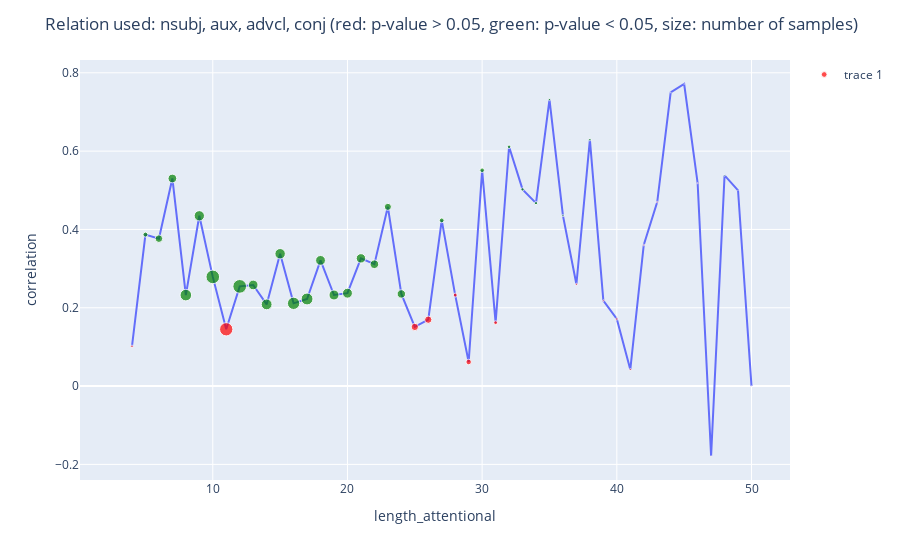

Notebook code cell kept with this figure:
### Code cell
import plotly.graph_objects as go
df = pd.DataFrame(l_spearmanr, columns=["deprel", "length_attentional", "correlation", "pvalue", "size"])
df["significant_pvalue"] = df["pvalue"]<0.05
fig = px.line(df, x="length_attentional", y="correlation", markers=False
        ,hover_data=["pvalue", "size"])
fig.add_trace(go.Scatter(x=df["length_attentional"], y=df["correlation"], mode='markers', marker=dict(color=df["significant_pvalue"].map({True:"Green", False:"Red"})
                                                                                                      , size=df["size"]*0.1)))
fig.update_layout(title=f"Relation used: "+", ".join(l_deprel_selected) + " (red: p-value > 0.05, green: p-value < 0.05, size: number of samples)")
# fig.write_html("../images/universal-dependencies/UD_EWT_spearman_correlation_linguistics_vs_attentional_by_length_combined.html")
fig.show()

### Figure 1 — Plotly figure (JSON) as saved in the notebook; plotly's stock layout.template omitted (floating-point values rounded to 4 significant figures)
{"data": [{"customdata": [[null, 11], [0.6369, 24], [0.005518, 50], [0.0008017, 76], [1.287e-07, 87], [0.01209, 116], [4.428e-06, 103], [0.001011, 136], [0.09582, 133], [0.002678, 137], [0.01066, 97], [0.0303, 108], [0.0004504, 104], [0.01897, 123], [0.01505, 119], [0.001273, 98], [0.01988, 100], [0.01808, 99], [0.001336, 94], [0.003538, 86], [5.989e-05, 71], [0.03119, 84], [0.202, 73], [0.1515, 73], [0.002728, 48], [0.1491, 40], [0.6555, 55], [7.192e-05, 46], [0.3318, 38], [9.625e-05, 35], [0.003392, 32], [0.00703, 32], [0.0001094, 22], [0.04863, 21], [0.255, 21], [0.0009866, 24], [0.4003, 17], [0.4234, 24], [0.86, 20], [0.1554, 17], [0.05698, 17], [0.01994, 9], [0.0724, 6], [0.1025, 11], [0.7017, 7], [0.03858, 15], [0.391, 5], [1, 8]], "hovertemplate": "length_attentional=%{x}<br>correlation=%{y}<br>pvalue=%{customdata[0]}<br>size=%{customdata[1]}<extra></extra>", "legendgroup": "", "line": {"color": "#636efa", "dash": "solid"}, "marker": {"symbol": "circle"}, "mode": "lines", "name": "", "orientation": "v", "showlegend": false, "type": "scatter", "x": [3, 4, 5, 6, 7, 8, 9, 10, 11, 12, 13, 14, 15, 16, 17, 18, 19, 20, 21, 22, 23, 24, 25, 26, 27, 28, 29, 30, 31, 32, 33, 34, 35, 36, 37, 38, 39, 40, 41, 42, 43, 44, 45, 46, 47, 48, 49, 50], "xaxis": "x", "y": [null, 0.1015, 0.3868, 0.3765, 0.5301, 0.2323, 0.4349, 0.2789, 0.145, 0.2546, 0.2582, 0.2086, 0.338, 0.2113, 0.2224, 0.3209, 0.2326, 0.2372, 0.3262, 0.3112, 0.4577, 0.2353, 0.1511, 0.1696, 0.4232, 0.2323, 0.06152, 0.5512, 0.1618, 0.6112, 0.5023, 0.4671, 0.7315, 0.4352, 0.26, 0.6293, 0.2181, 0.1713, 0.04212, 0.3603, 0.4699, 0.75, 0.7714, 0.5182, -0.1786, 0.538, 0.5, 0], "yaxis": "y"}, {"marker": {"color": ["Red", "Red", "Green", "Green", "Green", "Green", "Green", "Green", "Red", "Green", "Green", "Green", "Green", "Green", "Green", "Green", "Green", "Green", "Green", "Green", "Green", "Green", "Red", "Red", "Green", "Red", "Red", "Green", "Red", "Green", "Green", "Green", "Green", "Green", "Red", "Green", "Red", "Red", "Red", "Red", "Red", "Green", "Red", "Red", "Red", "Green", "Red", "Red"], "size": [1.1, 2.4, 5, 7.6, 8.7, 11.6, 10.3, 13.6, 13.3, 13.7, 9.7, 10.8, 10.4, 12.3, 11.9, 9.8, 10, 9.9, 9.4, 8.6, 7.1, 8.4, 7.3, 7.3, 4.8, 4, 5.5, 4.6, 3.8, 3.5, 3.2, 3.2, 2.2, 2.1, 2.1, 2.4, 1.7, 2.4, 2, 1.7, 1.7, 0.9, 0.6, 1.1, 0.7, 1.5, 0.5, 0.8]}, "mode": "markers", "type": "scatter", "x": [3, 4, 5, 6, 7, 8, 9, 10, 11, 12, 13, 14, 15, 16, 17, 18, 19, 20, 21, 22, 23, 24, 25, 26, 27, 28, 29, 30, 31, 32, 33, 34, 35, 36, 37, 38, 39, 40, 41, 42, 43, 44, 45, 46, 47, 48, 49, 50], "y": [null, 0.1015, 0.3868, 0.3765, 0.5301, 0.2323, 0.4349, 0.2789, 0.145, 0.2546, 0.2582, 0.2086, 0.338, 0.2113, 0.2224, 0.3209, 0.2326, 0.2372, 0.3262, 0.3112, 0.4577, 0.2353, 0.1511, 0.1696, 0.4232, 0.2323, 0.06152, 0.5512, 0.1618, 0.6112, 0.5023, 0.4671, 0.7315, 0.4352, 0.26, 0.6293, 0.2181, 0.1713, 0.04212, 0.3603, 0.4699, 0.75, 0.7714, 0.5182, -0.1786, 0.538, 0.5, 0]}], "layout": {"legend": {"tracegroupgap": 0}, "margin": {"t": 60}, "title": {"text": "Relation used: nsubj, aux, advcl, conj (red: p-value > 0.05, green: p-value < 0.05, size: number of samples)"}, "xaxis": {"anchor": "y", "domain": [0, 1], "title": {"text": "length_attentional"}}, "yaxis": {"anchor": "x", "domain": [0, 1], "title": {"text": "correlation"}}}}
